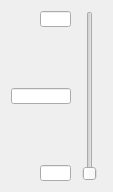
  <widget class="QWidget" name="layoutWidget">
   <property name="geometry">
    <rect>
     <x>612</x>
     <y>390</y>
     <width>95</width>
     <height>172</height>
    </rect>
   </property>
   <layout class="QHBoxLayout" name="horizontalLayout_7">
    <item>
     <layout class="QVBoxLayout" name="verticalLayout_16">
      <item>
       <widget class="SFLineEdit" name="unit3MaxCritDevLineEdit">
        <property name="sizePolicy">
         <sizepolicy hsizetype="Fixed" vsizetype="Fixed">
          <horstretch>0</horstretch>
          <verstretch>0</verstretch>
         </sizepolicy>
        </property>
        <property name="minimumSize">
         <size>
          <width>31</width>
          <height>16</height>
         </size>
        </property>
        <property name="maximumSize">
         <size>
          <width>31</width>
          <height>16</height>
         </size>
        </property>
        <property name="font">
         <font>
          <pointsize>8</pointsize>
         </font>
        </property>
        <property name="layoutDirection">
         <enum>Qt::RightToLeft</enum>
        </property>
        <property name="alignment">
         <set>Qt::AlignRight|Qt::AlignTrailing|Qt::AlignVCenter</set>
        </property>
       </widget>
      </item>
      <item>
       <spacer name="verticalSpacer_9">
        <property name="orientation">
         <enum>Qt::Vertical</enum>
        </property>
        <property name="sizeHint" stdset="0">
         <size>
          <width>20</width>
          <height>40</height>
         </size>
        </property>
       </spacer>
      </item>
      <item>
       <widget class="SFLineEdit" name="unit3CritDevLineEdit">
        <property name="sizePolicy">
         <sizepolicy hsizetype="Fixed" vsizetype="Fixed">
          <horstretch>0</horstretch>
          <verstretch>0</verstretch>
         </sizepolicy>
        </property>
        <property name="minimumSize">
         <size>
          <width>60</width>
          <height>16</height>
         </size>
        </property>
        <property name="maximumSize">
         <size>
          <width>60</width>
          <height>16</height>
         </size>
        </property>
        <property name="font">
         <font>
          <pointsize>8</pointsize>
         </font>
        </property>
        <property name="alignment">
         <set>Qt::AlignRight|Qt::AlignTrailing|Qt::AlignVCenter</set>
        </property>
       </widget>
      </item>
      <item>
       <spacer name="verticalSpacer_10">
        <property name="orientation">
         <enum>Qt::Vertical</enum>
        </property>
        <property name="sizeHint" stdset="0">
         <size>
          <width>20</width>
          <height>40</height>
         </size>
        </property>
       </spacer>
      </item>
      <item>
       <widget class="SFLineEdit" name="unit3MinCritDevLineEdit">
        <property name="sizePolicy">
         <sizepolicy hsizetype="Fixed" vsizetype="Fixed">
          <horstretch>0</horstretch>
          <verstretch>0</verstretch>
         </sizepolicy>
        </property>
        <property name="minimumSize">
         <size>
          <width>31</width>
          <height>16</height>
         </size>
        </property>
        <property name="maximumSize">
         <size>
          <width>31</width>
          <height>16</height>
         </size>
        </property>
        <property name="font">
         <font>
          <pointsize>8</pointsize>
         </font>
        </property>
        <property name="layoutDirection">
         <enum>Qt::RightToLeft</enum>
        </property>
        <property name="alignment">
         <set>Qt::AlignRight|Qt::AlignTrailing|Qt::AlignVCenter</set>
        </property>
       </widget>
      </item>
     </layout>
    </item>
    <item>
     <widget class="QSlider" name="unit3CritDevSlider">
      <property name="sizePolicy">
       <sizepolicy hsizetype="Fixed" vsizetype="Fixed">
        <horstretch>0</horstretch>
        <verstretch>0</verstretch>
       </sizepolicy>
      </property>
      <property name="minimumSize">
       <size>
        <width>25</width>
        <height>170</height>
       </size>
      </property>
      <property name="maximumSize">
       <size>
        <width>25</width>
        <height>170</height>
       </size>
      </property>
      <property name="orientation">
       <enum>Qt::Vertical</enum>
      </property>
     </widget>
    </item>
   </layout>
  </widget>
